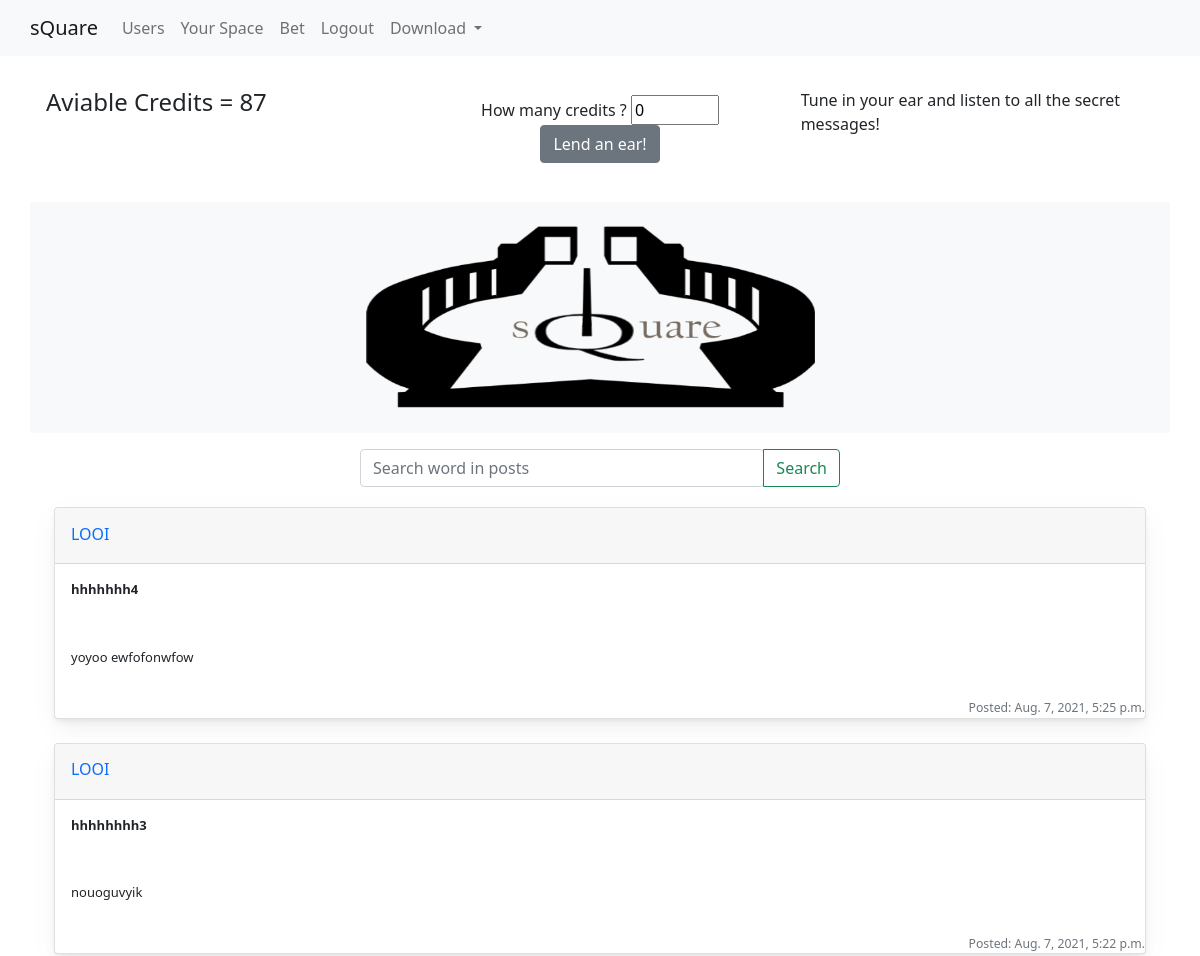
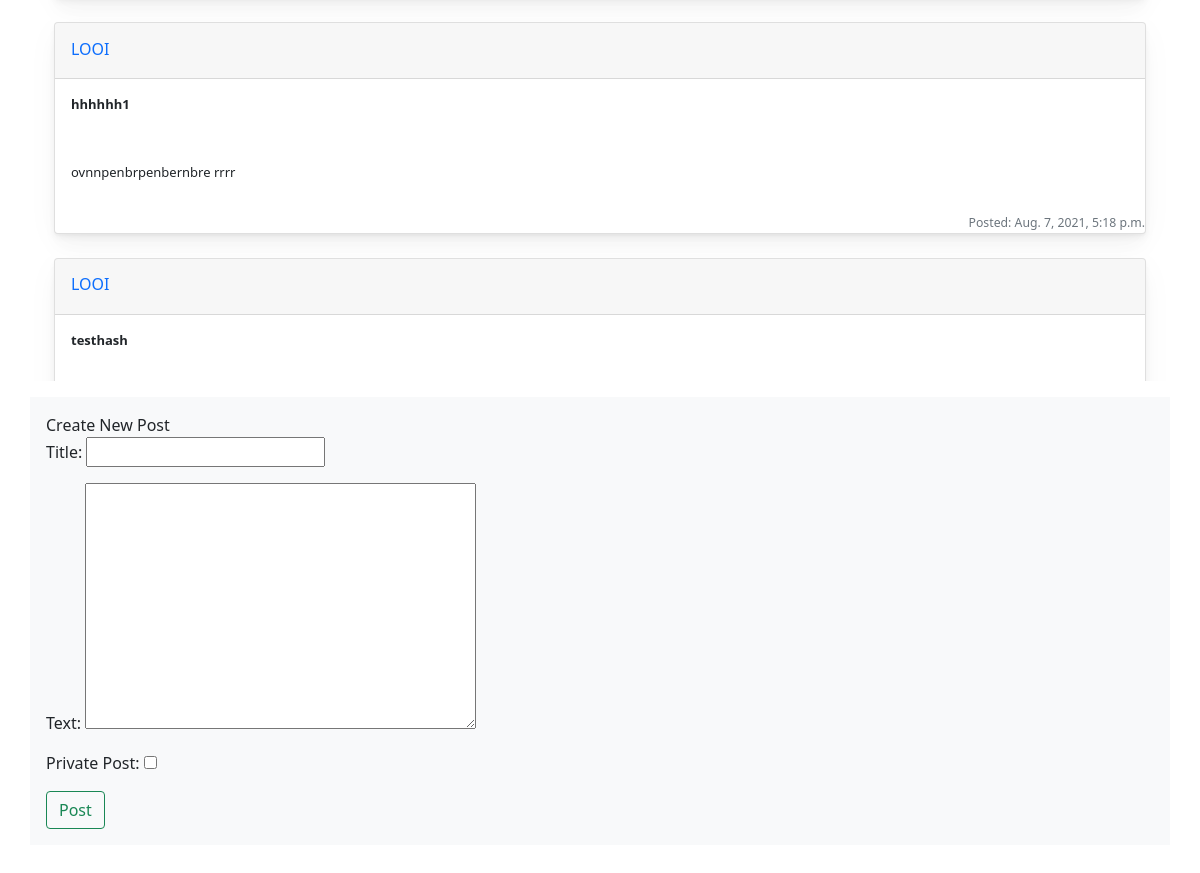
Page / (signed in) on the committed database (2 pictures, top to bottom).
### api/models.py (models this page shows, shortened)
class Profile(models.Model):
    user = models.OneToOneField(User, on_delete=models.CASCADE)
    credit = models.IntegerField( default=10)
    isBetting = models.BooleanField(default=False)
    hasView = models.BooleanField(default=False)
    expiringTime = models.DateTimeField(default=datetime.now())
    viewStart = models.DateTimeField(default=datetime.now())
    def checkHasView(self):
        if self.expiringTime.replace(tzinfo=pytz.utc) >= datetime.now().replace(tzinfo=pytz.utc):
            self.hasView = True
        else :
            self.hasView = False
        self.save()

class Post(models.Model):
    user = models.ForeignKey(User,on_delete=models.CASCADE)
    datetime = models.DateTimeField(auto_now_add=True)
    content = models.TextField()
    title = models.CharField(max_length = 50)
    isPublic = models.BooleanField()
    msgHash = models.CharField(max_length = 32, default = None ,null = True )
    txId = models.CharField(max_length = 32, default = None ,null = True )

### api/views.py (the view)
# urls.py: path("",views.square,name = "home"),
def square(response):
    user = response.user
    if not user.is_authenticated:
        return render(response, "api/square.html",{})
    posts = filterForView(user)
    time = getRemainingTime( user.profile.expiringTime.replace(tzinfo=pytz.utc))
    if response.method == "POST":
        if response.POST.get("src", None) and response.POST.get("srcInput",None):
            postsFound=[]
            srcInput = response.POST.get("srcInput",None).strip().lower()
            for post in posts:
                if srcInput in post.title.lower() or srcInput in post.content.lower() :
                    bolded  = "<b><u>"+srcInput+"</u></b>"
                    post.title = post.title.lower().replace(srcInput,bolded)
                    post.content = post.content.lower().replace(srcInput,bolded)
                    postsFound.append(post)
            return render(response, "api/srcResults.html",{"posts":postsFound , "srcInput":srcInput.capitalize()})
        if response.POST.get("view", None):
            spentCredits = int(response.POST.get("quantity", None))
            manageView(user,spentCredits)
            return HttpResponseRedirect("/square/")
        form = WritePost(response.POST)
        if form.is_valid():
            title = form.cleaned_data['title']
            content = form.cleaned_data['content']
            if hasForbiddenWord(title) or  hasForbiddenWord(content):
                messages.info(response,"error")
                form = WritePost()
                return render(response, "api/square.html",{"posts":posts,"form":form,"time":time})
            isPublic = not form.cleaned_data['isPublic']
            newPost = response.user.post_set.create(title = title , content = content, isPublic = isPublic)
            newPost.WriteOnChain()
            return HttpResponseRedirect("/square/")
    else:
        form = WritePost()
    return render(response, "api/square.html",{"posts":posts,"form":form,"time":time})

### api/forms.py
class WritePost(forms.Form):
    title = forms.CharField(label = "Title", max_length = 50 )
    content = forms.CharField(label = "Text", max_length = 524, widget= forms.Textarea )
    isPublic = forms.BooleanField(label= "Private Post", required = False)

### api/views.py (called while the page is built)
def getRemainingTime(expiringTime):
    now = datetime.now().replace(tzinfo=pytz.utc)
    remainingTime = expiringTime-now
    remainingTime = int(remainingTime.total_seconds())
    return remainingTime

def filterForView(user):
    user.profile.checkHasView()
    if user.profile.hasView:
        posts = Post.objects.all().filter().order_by("-datetime")
    if not user.profile.hasView:
        posts = Post.objects.all().filter(isPublic = True).order_by("-datetime")
    return posts

### api/templates/api/square.html (shortened to what this page needs)
{%extends 'api/base.html'%}
{% load static%}
{%block style%}
<link href="{% static 'css/square.css' %}"  rel="stylesheet" >
{%endblock%}
{%block square%}
<form class="view button" action= "" method = "post">
  <div class="container p-3 my-3 bg-white text-dark">
    <div class= row>
      <div class = "col-sm"><h4>Aviable Credits = {{user.profile.credit}} </h4> </div>
        <div class = "col-sm">
              <div class = "bet btn">
                  <label for="quantity">How many credits ?</label>
                  <input type="number" id="quantity" name="quantity" required value= "0" min="10" step=10 max={{user.profile.credit}}>
                  <button  class="btn btn-secondary" name ="view" title="Tune in your ear and listen to all the secret messages! &#013; 10 credits = 10 minutes &#013; it's cumulable!" value = "view" type="submit">Lend an ear!</button>
              </div>
        </div>
        <div class= "col-sm">
          {% if user.profile.hasView %}
            <a>Time left: </a><div id="timeleft"></div>
          {%else%}
            <a>Tune in your ear and &#013; listen to all the secret messages! </a>
          {% endif %}
        </div>
    </div>
  </div>
</form>
<div class="container p-3 my-3 bg-light text-dark">
  <img src="{% static 'logo.png' %}"  alt="" style="  display: block;margin-left: auto;margin-right: auto;width: 60%; ">
</div>
<form class="seachbar" action= "" method = "post">
  <div class="input-group" style="width: 40%; margin-left: 30%;">
    <input type="search" class="form-control rounded" name ="srcInput"  placeholder="Search word in posts" aria-label="Search"
      aria-describedby="search-addon" />
    <button type="submit" class="btn btn-outline-success" name ="src" value = "src">Search</button>
  </div>
</form>
<body >
<div class="container" style=" max-height: 850px; overflow-x: scroll; overflow-x: hidden; padding-top: 20px;">
  {%for post in posts%}
    <div class="container-fluid mt-12">
      <div class="row">
          <div class="col-md-12">
              <div class="card mb-4">
                  <div class="card-header">
                      <div class="media flex-wrap w-50 align-items-center "> <img src="https://i.imgur.com/iNmBizf.jpg" class="d-block ui-w-40 rounded-circle" alt="">
                          <div class="media-body ml-3"> <a href="/users/{{post.user.id}}" data-abc="true">{{post.user}}</a>
                            <div class="text-muted small">
                                <div class="d-flex w-90 justify-content-between">
                                </div>
                              </div>
                          </div>
                      </div>
                  </div>
                  <div class="card-body">
                    <p> <strong>{{post.title}}</strong> </p>
                </div>
                  {%if post.isPublic%}
                    <div class="card-body" >
                        <p> {{post.content}} </p>
                    </div>
                  {% else %}
                    <div class="card-body" style="background-color: blanchedalmond;">
                      <p> {{post.content}} </p>
                    </div>
                  {% endif %}
                  <div class="text-muted small">
                    <div class="d-flex w-90 justify-content-between">
                      <small>Posted: {{post.datetime}} </small>
                    </div>
                  </div>
              </div>
          </div>
      </div>
  </div>
  {%endfor%}</div>
</body>
<div class="container p-3 my-3 bg-light text-dark">
Create New Post
<form method = "post" action="">
{{form.as_p}}
<button type="submit" class="btn btn-outline-success" name = "new_post">Post</button>
</form>
</div>
{%endblock%}

### api/templates/api/base.html (shortened to what this page needs)
<!DOCTYPE html>
<html lang="en">
<head>
    {%load static%}
    {%block style%}
    {%endblock%}
    <link href="https://cdn.jsdelivr.net/npm/bootstrap@5.0.2/dist/css/bootstrap.min.css" rel="stylesheet"
>
</head>
<body>
    <nav class="navbar navbar-expand-lg navbar-light bg-light" style="padding-left: 30px;">
        <a class="navbar-brand" href="/square">sQuare</a>
        <div class="collapse navbar-collapse" id="navbarSupportedContent">
          <ul class="navbar-nav mr-auto">
            <li class="nav-item active">
              <a class="nav-link" href="/users"> Users </a>
            </li>
            <li class="nav-item">
              <a class="nav-link" href="/my-profile">Your Space</a>
            </li>
            <li class="nav-item">
                <a class="nav-link" href="/bet">Bet</a>
              </li>
            <li class="nav-item">
                {% if user.is_authenticated %}
                    <a class="nav-link" href="/logout">Logout</a>
                {%else %}
                <a class="nav-link" href="/login">Login</a>
                {%endif%}
            </li>
            <li class="nav-item dropdown">
              <a class="nav-link dropdown-toggle" href="#" id="navbarDropdown" role="button" data-toggle="dropdown" aria-haspopup="true" aria-expanded="false">
                Download
              </a>
            </li>
          </ul>
        </div>
      </nav>
    <div id = "content", name = "content" , class = "main">
    {% if user.is_authenticated %}
        {%block square %}
        {%endblock%}
    {%endif%}
    </div>
</body>
</html>

### api/static/css/square.css (style rules this page uses)
body { margin: 0; font-family: -apple-system, BlinkMacSystemFont, "Segoe UI", Roboto, "Helvetica Neue", Arial, "Noto Sans", sans-serif, "Apple Color Emoji", "Segoe UI Emoji", "Segoe UI Symbol", "Noto Color Emoji"; font-size: .88rem; font-weight: 400; line-height: 1.5; color: #495057; text-align: left; background-color: #eef1f3 }
.card { box-shadow: 0 0.46875rem 2.1875rem rgba(4, 9, 20, 0.03), 0 0.9375rem 1.40625rem rgba(4, 9, 20, 0.03), 0 0.25rem 0.53125rem rgba(4, 9, 20, 0.05), 0 0.125rem 0.1875rem rgba(4, 9, 20, 0.03); border-width: 0; transition: all .2s }
.card-header:first-child { border-radius: calc(.25rem - 1px) calc(.25rem - 1px) 0 0 }
.card-header { display: flex; align-items: center; border-bottom-width: 1px; padding-top: 0; padding-bottom: 0; padding-right: .625rem; height: 3.5rem; text-transform: uppercase; background-color: #fff; border-bottom: 1px solid rgba(26, 54, 126, 0.125) }
.btn { font-size: 0.8rem; font-weight: 500; outline: none !important; position: relative; transition: color 0.15s, background-color 0.15s, border-color 0.15s, box-shadow 0.15s }
.card-body { flex: 1 1 auto; padding: 1.25rem }
.card-body p { font-size: 13px }
a { color: #E91E63; text-decoration: none !important; background-color: transparent }

### rows in the picture
Post: user "LOOI", title "hhhhhhh4", content "yoyoo ewfofonwfow", datetime "Aug. 7, 2021, 5:25 p.m."
Post: user "LOOI", title "hhhhhhhh3", content "nouoguvyik", datetime "Aug. 7, 2021, 5:22 p.m."
Post: user "LOOI", title "hhhhhh1", content "ovnnpenbrpenbernbre rrrr", datetime "Aug. 7, 2021, 5:18 p.m."
Post: user "LOOI", title "testhash"

### other values in the picture
{{ user.profile.credit }} "87"
